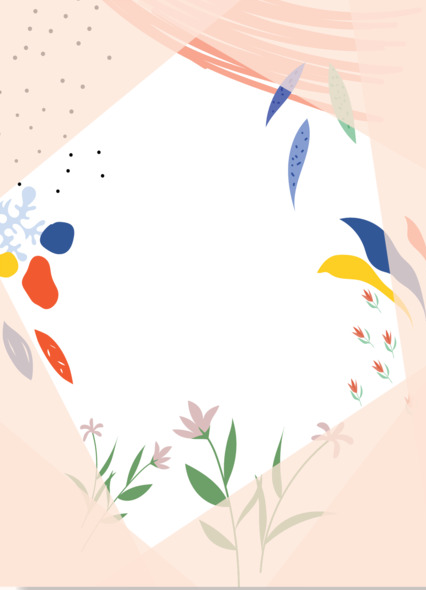
#> input picture imagem para o convite de melissa.png, 426 x 590 px
$ python 'convite de aniversário.py'
#> lines starting #> are read from the running program, lines starting #| are printed output that depends on the picture
from cgitb import text
from email.mime import image
from tkinter import LEFT, font
from typing import Text
from PIL import Image, ImageDraw, ImageFont

CONVIDADOS = ["Nome do Convidado" ]

LEFT_BORDER = 100

font1 = ImageFont.truetype("./GreatVibes-Regular.ttf", size = 35) #./font1.ttf, size=35
font2 = ImageFont.truetype("./GreatVibes-Regular.ttf", size = 20) #./font2.ttf, size=35
font3 = ImageFont.truetype("./GreatVibes-Regular.ttf", size = 25)

for convidado in CONVIDADOS:

    imagem = Image.open("./imagem para o convite de melissa.png").convert("RGBA")
#> imagem is the input picture: PIL image 426x590 RGBA; mean R, G, B, A 248.1, 236.8, 229.5, 255
    lapis = ImageDraw.Draw(imagem)

    lapis.text(
            (125, 100),
            text=f"Olá {convidado}",
            fill="#000",
            font=font1
    )

    lapis.line(
        (LEFT_BORDER, 145, 279, 145), #
        fill="#ccc",
        width=5

    )

    lapis.text(
        (LEFT_BORDER, 160),
        text="Venha ao meu aniversário",
        fill="#000",
        font=font1,

    )

    lapis.text(
        (LEFT_BORDER, 200),
        text="Dia: dd/mm/aa",
        fill="#000",
        font=font1

    )
    lapis.text(
        (75, 240),
        text = "as xx horas, na Rua Xxxxxx,",
        fill = "#000",
        font = font2
    )

    lapis.text(
        (70, 260),
        text = "nº x, endereço tal",
        fill = "#000",
        font = font2
    )

    lapis.text(
        (LEFT_BORDER, 310),
        text="Abraços!",
        fill="#000",
        font=font1

    )
    lapis.text(
        (LEFT_BORDER, 360),
        text="Nome do Aniversariante",
        fill="#000",
        font=font3

    )

    imagem.save(f"/home/marconi/Imagens/convite_{convidado}.png")
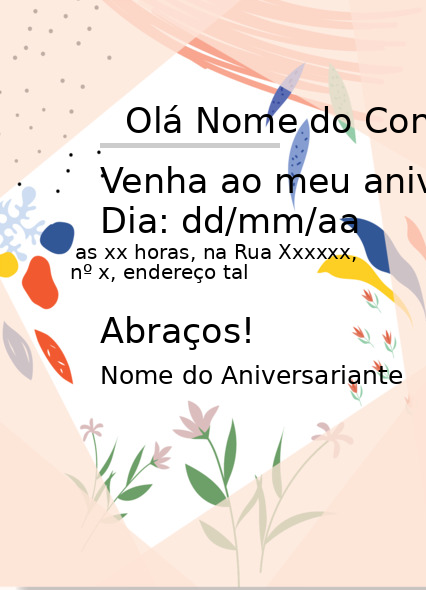
#> saved as convite_Nome do Convidado.png: PIL image 426x590 RGBA; mean R, G, B, A 237.3, 226.1, 218.8, 255
